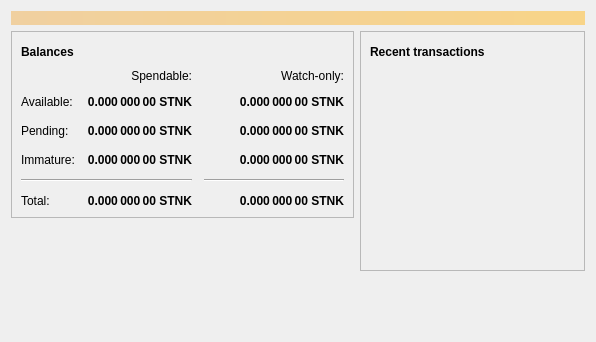
<?xml version="1.0" encoding="UTF-8"?>
<ui version="4.0">
 <class>OverviewPage</class>
 <widget class="QWidget" name="OverviewPage">
  <property name="geometry">
   <rect>
    <x>0</x>
    <y>0</y>
    <width>596</width>
    <height>342</height>
   </rect>
  </property>
  <property name="windowTitle">
   <string>Form</string>
  </property>
  <layout class="QVBoxLayout" name="topLayout">
   <item>
    <widget class="QLabel" name="labelAlerts">
     <property name="visible">
      <bool>false</bool>
     </property>
     <property name="styleSheet">
      <string notr="true">QLabel { background-color: qlineargradient(x1: 0, y1: 0, x2: 1, y2: 0, stop:0 #F0D0A0, stop:1 #F8D488); color:#000000; }</string>
     </property>
     <property name="wordWrap">
      <bool>true</bool>
     </property>
     <property name="margin">
      <number>3</number>
     </property>
     <property name="textInteractionFlags">
      <set>Qt::TextSelectableByMouse</set>
     </property>
    </widget>
   </item>
   <item>
    <layout class="QHBoxLayout" name="horizontalLayout" stretch="1,1">
     <item>
      <layout class="QVBoxLayout" name="verticalLayout_2">
       <item>
        <widget class="QFrame" name="frame">
         <property name="frameShape">
          <enum>QFrame::StyledPanel</enum>
         </property>
         <property name="frameShadow">
          <enum>QFrame::Raised</enum>
         </property>
         <layout class="QVBoxLayout" name="verticalLayout_4">
          <item>
           <layout class="QHBoxLayout" name="horizontalLayout_4">
            <item>
             <widget class="QLabel" name="label_5">
              <property name="font">
               <font>
                <weight>75</weight>
                <bold>true</bold>
               </font>
              </property>
              <property name="text">
               <string>Balances</string>
              </property>
             </widget>
            </item>
            <item>
             <widget class="QPushButton" name="labelWalletStatus">
              <property name="enabled">
               <bool>true</bool>
              </property>
              <property name="maximumSize">
               <size>
                <width>30</width>
                <height>16777215</height>
               </size>
              </property>
              <property name="toolTip">
               <string>The displayed information may be out of date. Your wallet automatically synchronizes with the Stonkscoin network after a connection is established, but this process has not completed yet.</string>
              </property>
              <property name="text">
               <string/>
              </property>
              <property name="icon">
               <iconset resource="../bitcoin.qrc">
                <normaloff>:/icons/warning</normaloff>
                <disabledoff>:/icons/warning</disabledoff>:/icons/warning</iconset>
              </property>
              <property name="iconSize">
               <size>
                <width>24</width>
                <height>24</height>
               </size>
              </property>
              <property name="flat">
               <bool>true</bool>
              </property>
             </widget>
            </item>
            <item>
             <spacer name="horizontalSpacer_3">
              <property name="orientation">
               <enum>Qt::Horizontal</enum>
              </property>
              <property name="sizeHint" stdset="0">
               <size>
                <width>40</width>
                <height>20</height>
               </size>
              </property>
             </spacer>
            </item>
           </layout>
          </item>
          <item>
           <layout class="QGridLayout" name="gridLayout">
            <property name="spacing">
             <number>12</number>
            </property>
            <item row="2" column="2">
             <widget class="QLabel" name="labelWatchPending">
              <property name="font">
               <font>
                <weight>75</weight>
                <bold>true</bold>
               </font>
              </property>
              <property name="cursor">
               <cursorShape>IBeamCursor</cursorShape>
              </property>
              <property name="toolTip">
               <string>Unconfirmed transactions to watch-only addresses</string>
              </property>
              <property name="text">
               <string notr="true">0.000 000 00 STNK</string>
              </property>
              <property name="alignment">
               <set>Qt::AlignRight|Qt::AlignTrailing|Qt::AlignVCenter</set>
              </property>
              <property name="textInteractionFlags">
               <set>Qt::LinksAccessibleByMouse|Qt::TextSelectableByKeyboard|Qt::TextSelectableByMouse</set>
              </property>
             </widget>
            </item>
            <item row="2" column="1">
             <widget class="QLabel" name="labelUnconfirmed">
              <property name="font">
               <font>
                <weight>75</weight>
                <bold>true</bold>
               </font>
              </property>
              <property name="cursor">
               <cursorShape>IBeamCursor</cursorShape>
              </property>
              <property name="toolTip">
               <string>Total of transactions that have yet to be confirmed, and do not yet count toward the spendable balance</string>
              </property>
              <property name="text">
               <string notr="true">0.000 000 00 STNK</string>
              </property>
              <property name="alignment">
               <set>Qt::AlignRight|Qt::AlignTrailing|Qt::AlignVCenter</set>
              </property>
              <property name="textInteractionFlags">
               <set>Qt::LinksAccessibleByMouse|Qt::TextSelectableByKeyboard|Qt::TextSelectableByMouse</set>
              </property>
             </widget>
            </item>
            <item row="3" column="2">
             <widget class="QLabel" name="labelWatchImmature">
              <property name="font">
               <font>
                <weight>75</weight>
                <bold>true</bold>
               </font>
              </property>
              <property name="cursor">
               <cursorShape>IBeamCursor</cursorShape>
              </property>
              <property name="toolTip">
               <string>Mined balance in watch-only addresses that has not yet matured</string>
              </property>
              <property name="text">
               <string notr="true">0.000 000 00 STNK</string>
              </property>
              <property name="alignment">
               <set>Qt::AlignRight|Qt::AlignTrailing|Qt::AlignVCenter</set>
              </property>
              <property name="textInteractionFlags">
               <set>Qt::LinksAccessibleByMouse|Qt::TextSelectableByKeyboard|Qt::TextSelectableByMouse</set>
              </property>
             </widget>
            </item>
            <item row="4" column="0" colspan="2">
             <widget class="Line" name="line">
              <property name="orientation">
               <enum>Qt::Horizontal</enum>
              </property>
             </widget>
            </item>
            <item row="4" column="2">
             <widget class="Line" name="lineWatchBalance">
              <property name="sizePolicy">
               <sizepolicy hsizetype="Preferred" vsizetype="Fixed">
                <horstretch>0</horstretch>
                <verstretch>0</verstretch>
               </sizepolicy>
              </property>
              <property name="minimumSize">
               <size>
                <width>140</width>
                <height>0</height>
               </size>
              </property>
              <property name="orientation">
               <enum>Qt::Horizontal</enum>
              </property>
             </widget>
            </item>
            <item row="5" column="0">
             <widget class="QLabel" name="labelTotalText">
              <property name="text">
               <string>Total:</string>
              </property>
             </widget>
            </item>
            <item row="3" column="1">
             <widget class="QLabel" name="labelImmature">
              <property name="font">
               <font>
                <weight>75</weight>
                <bold>true</bold>
               </font>
              </property>
              <property name="cursor">
               <cursorShape>IBeamCursor</cursorShape>
              </property>
              <property name="toolTip">
               <string>Mined balance that has not yet matured</string>
              </property>
              <property name="text">
               <string notr="true">0.000 000 00 STNK</string>
              </property>
              <property name="alignment">
               <set>Qt::AlignRight|Qt::AlignTrailing|Qt::AlignVCenter</set>
              </property>
              <property name="textInteractionFlags">
               <set>Qt::LinksAccessibleByMouse|Qt::TextSelectableByKeyboard|Qt::TextSelectableByMouse</set>
              </property>
             </widget>
            </item>
            <item row="2" column="3">
             <spacer name="horizontalSpacer_2">
              <property name="orientation">
               <enum>Qt::Horizontal</enum>
              </property>
              <property name="sizeHint" stdset="0">
               <size>
                <width>40</width>
                <height>20</height>
               </size>
              </property>
             </spacer>
            </item>
            <item row="3" column="0">
             <widget class="QLabel" name="labelImmatureText">
              <property name="text">
               <string>Immature:</string>
              </property>
             </widget>
            </item>
            <item row="5" column="1">
             <widget class="QLabel" name="labelTotal">
              <property name="font">
               <font>
                <weight>75</weight>
                <bold>true</bold>
               </font>
              </property>
              <property name="cursor">
               <cursorShape>IBeamCursor</cursorShape>
              </property>
              <property name="toolTip">
               <string>Your current total balance</string>
              </property>
              <property name="text">
               <string notr="true">0.000 000 00 STNK</string>
              </property>
              <property name="alignment">
               <set>Qt::AlignRight|Qt::AlignTrailing|Qt::AlignVCenter</set>
              </property>
              <property name="textInteractionFlags">
               <set>Qt::LinksAccessibleByMouse|Qt::TextSelectableByKeyboard|Qt::TextSelectableByMouse</set>
              </property>
             </widget>
            </item>
            <item row="5" column="2">
             <widget class="QLabel" name="labelWatchTotal">
              <property name="font">
               <font>
                <weight>75</weight>
                <bold>true</bold>
               </font>
              </property>
              <property name="cursor">
               <cursorShape>IBeamCursor</cursorShape>
              </property>
              <property name="toolTip">
               <string>Current total balance in watch-only addresses</string>
              </property>
              <property name="text">
               <string notr="true">0.000 000 00 STNK</string>
              </property>
              <property name="alignment">
               <set>Qt::AlignRight|Qt::AlignTrailing|Qt::AlignVCenter</set>
              </property>
              <property name="textInteractionFlags">
               <set>Qt::LinksAccessibleByMouse|Qt::TextSelectableByKeyboard|Qt::TextSelectableByMouse</set>
              </property>
             </widget>
            </item>
            <item row="0" column="2">
             <widget class="QLabel" name="labelWatchonly">
              <property name="text">
               <string>Watch-only:</string>
              </property>
              <property name="alignment">
               <set>Qt::AlignRight|Qt::AlignTrailing|Qt::AlignVCenter</set>
              </property>
             </widget>
            </item>
            <item row="1" column="0">
             <widget class="QLabel" name="labelBalanceText">
              <property name="text">
               <string>Available:</string>
              </property>
             </widget>
            </item>
            <item row="1" column="1">
             <widget class="QLabel" name="labelBalance">
              <property name="font">
               <font>
                <weight>75</weight>
                <bold>true</bold>
               </font>
              </property>
              <property name="cursor">
               <cursorShape>IBeamCursor</cursorShape>
              </property>
              <property name="toolTip">
               <string>Your current spendable balance</string>
              </property>
              <property name="text">
               <string notr="true">0.000 000 00 STNK</string>
              </property>
              <property name="alignment">
               <set>Qt::AlignRight|Qt::AlignTrailing|Qt::AlignVCenter</set>
              </property>
              <property name="textInteractionFlags">
               <set>Qt::LinksAccessibleByMouse|Qt::TextSelectableByKeyboard|Qt::TextSelectableByMouse</set>
              </property>
             </widget>
            </item>
            <item row="1" column="2">
             <widget class="QLabel" name="labelWatchAvailable">
              <property name="font">
               <font>
                <weight>75</weight>
                <bold>true</bold>
               </font>
              </property>
              <property name="cursor">
               <cursorShape>IBeamCursor</cursorShape>
              </property>
              <property name="toolTip">
               <string>Your current balance in watch-only addresses</string>
              </property>
              <property name="text">
               <string notr="true">0.000 000 00 STNK</string>
              </property>
              <property name="alignment">
               <set>Qt::AlignRight|Qt::AlignTrailing|Qt::AlignVCenter</set>
              </property>
              <property name="textInteractionFlags">
               <set>Qt::LinksAccessibleByMouse|Qt::TextSelectableByKeyboard|Qt::TextSelectableByMouse</set>
              </property>
             </widget>
            </item>
            <item row="2" column="0">
             <widget class="QLabel" name="labelPendingText">
              <property name="text">
               <string>Pending:</string>
              </property>
             </widget>
            </item>
            <item row="0" column="1">
             <widget class="QLabel" name="labelSpendable">
              <property name="text">
               <string>Spendable:</string>
              </property>
              <property name="alignment">
               <set>Qt::AlignRight|Qt::AlignTrailing|Qt::AlignVCenter</set>
              </property>
             </widget>
            </item>
           </layout>
          </item>
         </layout>
        </widget>
       </item>
       <item>
        <spacer name="verticalSpacer">
         <property name="orientation">
          <enum>Qt::Vertical</enum>
         </property>
         <property name="sizeHint" stdset="0">
          <size>
           <width>20</width>
           <height>40</height>
          </size>
         </property>
        </spacer>
       </item>
      </layout>
     </item>
     <item>
      <layout class="QVBoxLayout" name="verticalLayout_3">
       <item>
        <widget class="QFrame" name="frame_2">
         <property name="frameShape">
          <enum>QFrame::StyledPanel</enum>
         </property>
         <property name="frameShadow">
          <enum>QFrame::Raised</enum>
         </property>
         <layout class="QVBoxLayout" name="verticalLayout">
          <item>
           <layout class="QHBoxLayout" name="horizontalLayout_2">
            <item>
             <widget class="QLabel" name="label_4">
              <property name="font">
               <font>
                <weight>75</weight>
                <bold>true</bold>
               </font>
              </property>
              <property name="text">
               <string>Recent transactions</string>
              </property>
             </widget>
            </item>
            <item>
             <widget class="QPushButton" name="labelTransactionsStatus">
              <property name="enabled">
               <bool>true</bool>
              </property>
              <property name="maximumSize">
               <size>
                <width>30</width>
                <height>16777215</height>
               </size>
              </property>
              <property name="toolTip">
               <string>The displayed information may be out of date. Your wallet automatically synchronizes with the Stonkscoin network after a connection is established, but this process has not completed yet.</string>
              </property>
              <property name="text">
               <string/>
              </property>
              <property name="icon">
               <iconset resource="../bitcoin.qrc">
                <normaloff>:/icons/warning</normaloff>
                <disabledoff>:/icons/warning</disabledoff>:/icons/warning</iconset>
              </property>
              <property name="iconSize">
               <size>
                <width>24</width>
                <height>24</height>
               </size>
              </property>
              <property name="flat">
               <bool>true</bool>
              </property>
             </widget>
            </item>
            <item>
             <spacer name="horizontalSpacer">
              <property name="orientation">
               <enum>Qt::Horizontal</enum>
              </property>
              <property name="sizeHint" stdset="0">
               <size>
                <width>40</width>
                <height>20</height>
               </size>
              </property>
             </spacer>
            </item>
           </layout>
          </item>
          <item>
           <widget class="QListView" name="listTransactions">
            <property name="styleSheet">
             <string notr="true">QListView { background: transparent; }</string>
            </property>
            <property name="frameShape">
             <enum>QFrame::NoFrame</enum>
            </property>
            <property name="verticalScrollBarPolicy">
             <enum>Qt::ScrollBarAlwaysOff</enum>
            </property>
            <property name="horizontalScrollBarPolicy">
             <enum>Qt::ScrollBarAlwaysOff</enum>
            </property>
            <property name="selectionMode">
             <enum>QAbstractItemView::NoSelection</enum>
            </property>
           </widget>
          </item>
         </layout>
        </widget>
       </item>
       <item>
        <spacer name="verticalSpacer_2">
         <property name="orientation">
          <enum>Qt::Vertical</enum>
         </property>
         <property name="sizeHint" stdset="0">
          <size>
           <width>20</width>
           <height>40</height>
          </size>
         </property>
        </spacer>
       </item>
      </layout>
     </item>
    </layout>
   </item>
  </layout>
 </widget>
 <resources/>
 <connections/>
</ui>
